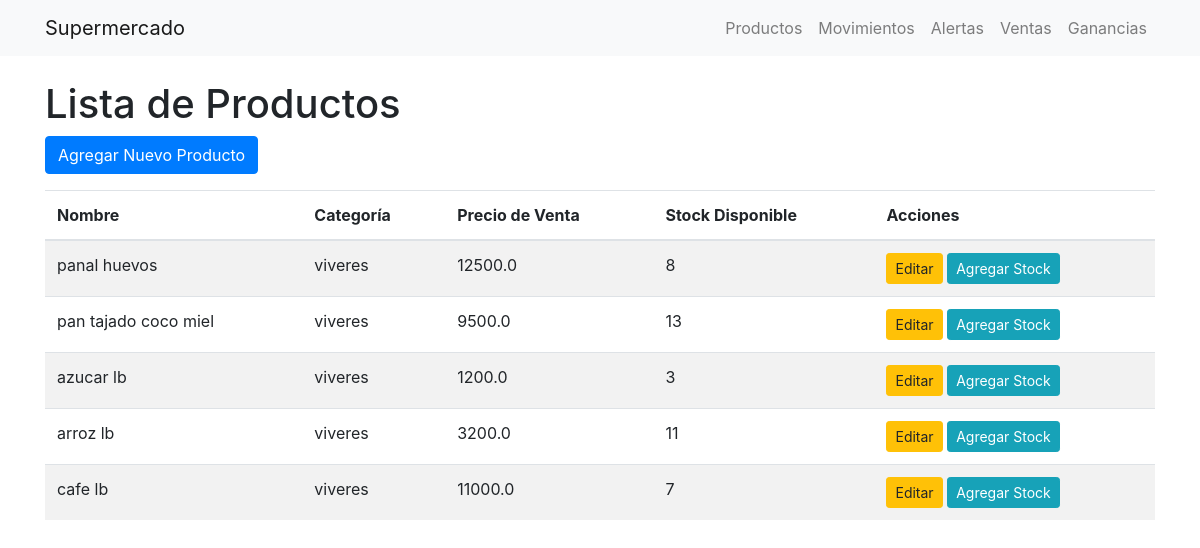
Before: /productos with the older database file.
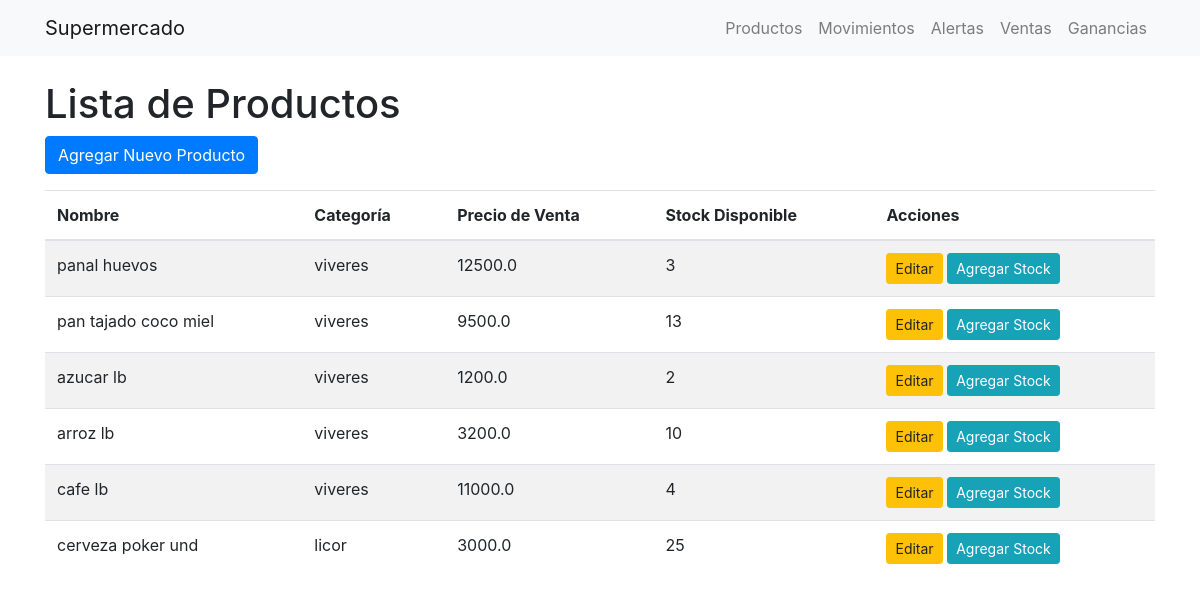
After: the same page with the newer database file.
### app.py (models this page shows)
class Producto(db.Model):
    id = db.Column(db.Integer, primary_key=True)
    nombre = db.Column(db.String(100), nullable=False)
    categoria = db.Column(db.String(100), nullable=False)
    precio_compra = db.Column(db.Float, nullable=False)
    precio_venta = db.Column(db.Float, nullable=False)
    stock_disponible = db.Column(db.Integer, nullable=False)
    proveedor = db.Column(db.String(100), nullable=False)
    umbral_alerta = db.Column(db.Integer, nullable=False, default=5)

### app.py (the view)
@app.route('/productos')
def productos():
    productos = Producto.query.all()
    return render_template('productos/lista_productos.html', productos=productos)

### templates/productos/lista_productos.html
{% extends 'index.html' %}
{% block content %}
    <h1>Lista de Productos</h1>
    <a href="{{ url_for('agregar_producto') }}" class="btn btn-primary mb-3">Agregar Nuevo Producto</a>
    <table class="table table-striped">
        <thead>
            <tr>
                <th>Nombre</th>
                <th>Categoría</th>
                <th>Precio de Venta</th>
                <th>Stock Disponible</th>
                <th>Acciones</th>
            </tr>
        </thead>
        <tbody>
            {% for producto in productos %}
                <tr>
                    <td>{{ producto.nombre }}</td>
                    <td>{{ producto.categoria }}</td>
                    <td>{{ producto.precio_venta }}</td>
                    <td>{{ producto.stock_disponible }}</td>
                    <td>
                         <a href="{{ url_for('editar_producto', id=producto.id) }}" class="btn btn-sm btn-warning">Editar</a>
                         <a href="{{ url_for('agregar_stock', id=producto.id) }}" class="btn btn-sm btn-info">Agregar Stock</a>
                    </td>
                </tr>
            {% endfor %}
        </tbody>
    </table>
{% endblock %}

### templates/index.html (shortened to what this page needs)
<!DOCTYPE html>
<html lang="es">
<head>
    <link rel="stylesheet" href="https://stackpath.bootstrapcdn.com/bootstrap/4.5.2/css/bootstrap.min.css">
</head>
<body>
    <nav class="navbar navbar-expand-lg navbar-light bg-light">
        <div class="container">
            <a class="navbar-brand" href="{{ url_for('index') }}">Supermercado</a>
            <div class="collapse navbar-collapse" id="navbarNav">
                <ul class="navbar-nav ml-auto">
                    <li class="nav-item">
                        <a class="nav-link" href="{{ url_for('productos') }}">Productos</a>
                    </li>
                    <li class="nav-item">
                        <a class="nav-link" href="{{ url_for('movimientos') }}">Movimientos</a>
                    </li>
                    <li class="nav-item">
                        <a class="nav-link" href="{{ url_for('alertas') }}">Alertas</a>
                    </li>
                    <li class="nav-item">
                        <a class="nav-link" href="{{ url_for('ventas') }}">Ventas</a>
                    </li>
                    <li class="nav-item">
                        <a class="nav-link" href="{{ url_for('ganancias') }}">Ganancias</a>
                    </li>
                </ul>
            </div>
        </div>
    </nav>
    <div class="container mt-4">
        {% block content %}
        {% endblock %}
    </div>
</body>
</html>

Changed rows visible on the page:
changed Producto "panal huevos": stock_disponible "8" → "3"
changed Producto "azucar lb": stock_disponible "3" → "2"
changed Producto "arroz lb": stock_disponible "11" → "10"
changed Producto "cafe lb": stock_disponible "7" → "4"
added Producto: nombre "cerveza poker und", categoria "licor", precio_venta "3000.0", stock_disponible "25"
